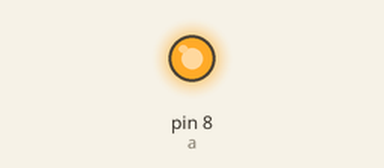
Simulated run of this sketch. Board: Arduino Uno, built with avr-gcc and run on an emulated ATmega328P. Shown: output pins drawn as LEDs (lit = HIGH).

Above: at 1.0 s.
At 3.0 s:
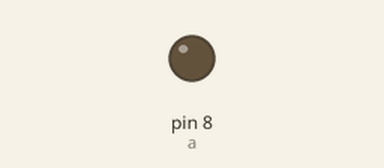
Timing chart, 0 to 5.2 s (numbered marks = the images above):
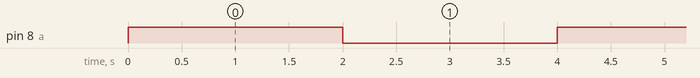

The sketch:

Motor-Relay-Arduino.ino
```cpp
int a=8;

void setup() {
pinMode(a,OUTPUT);

}

void loop() {
digitalWrite(a,1);
delay(2000);

digitalWrite(a,0);
delay(2000);
}
```

Measured:
- by itself, pin 8 (a): alternates HIGH for 2.0 s and LOW for 2.0 s
